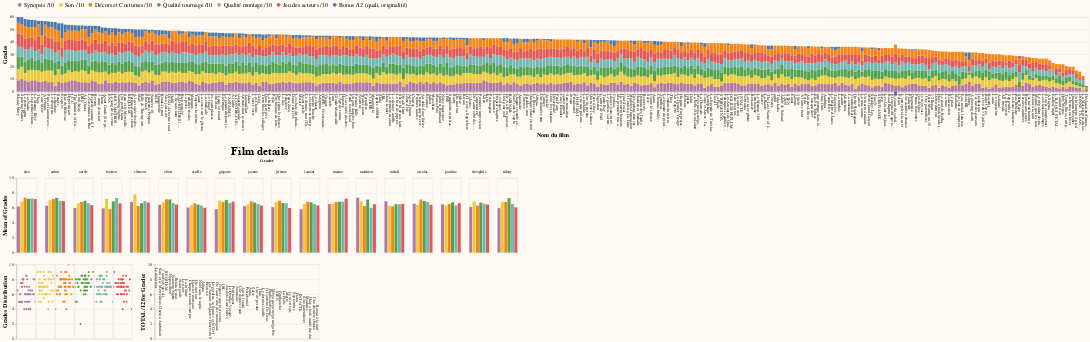

The cell this chart's notebook holds for it:
### Markdown cell above
## Complete Chart

### Code cell
complete_chart = bar_chart & film_details & (strip_plot | text_noteur)
complete_chart = complete_chart.configure(background='#fef9f2').configure_axis(labelFontSize=11,titleFontSize=16).configure_legend(labelFontSize=16,titleFontSize=20,labelLimit=500, orient='bottom').configure_title(fontSize=30, anchor='middle')
complete_chart

### Figure 1 — Vega-Lite specification as saved in the notebook (floating-point values rounded to 4 significant figures; data arrays with more than 128 entries replaced by an {"elided": "..."} marker saying what was removed)
{"config": {"view": {"continuousWidth": 400, "continuousHeight": 300}, "axis": {"labelFontSize": 11, "titleFontSize": 16}, "background": "#fef9f2", "legend": {"labelFontSize": 16, "labelLimit": 500, "orient": "bottom", "titleFontSize": 20}, "title": {"anchor": "middle", "fontSize": 30}}, "vconcat": [{"data": {"name": "data-d04789c23014fd6cce03e2a6cb552397"}, "mark": {"type": "bar", "size": 8}, "encoding": {"color": {"condition": {"type": "nominal", "field": "Field", "legend": {"orient": "top", "title": null, "values": ["Synopsis /10", "Son /10", "Décors et Costumes /10", "Qualité tournage /10", "Qualité montage /10", "Jeu des acteurs /10", "Bonus /12 (quali, originalité)"]}, "selection": {"or": ["selector001", "selector002"]}}, "value": "lightgrey"}, "tooltip": [{"type": "nominal", "field": "Nom du film"}, {"type": "nominal", "field": "Langue étrangère (oui/non)"}, {"type": "quantitative", "field": "Synopsis /10"}, {"type": "quantitative", "field": "Son /10"}, {"type": "quantitative", "field": "Décors et Costumes /10"}, {"type": "quantitative", "field": "Qualité tournage /10"}, {"type": "quantitative", "field": "Qualité montage /10"}, {"type": "quantitative", "field": "Jeu des acteurs /10"}, {"type": "quantitative", "field": "Bonus /12 (quali, originalité)"}, {"type": "quantitative", "field": "TOTAL /12"}], "x": {"type": "nominal", "axis": {"labelAngle": 90, "labelLimit": 100}, "field": "Nom du film", "sort": {"field": "Grades", "op": "average", "order": "descending"}}, "y": {"type": "quantitative", "field": "Grades", "scale": {"domain": [0, 60]}}}, "height": 200, "selection": {"selector001": {"type": "multi", "fields": ["Nom du film"]}, "selector002": {"type": "interval", "encodings": ["x"], "on": "[mousedown[event.altKey], mouseup] > mousemove", "mark": {"fill": "#fdbb84", "fillOpacity": 0.5, "stroke": "#e34a33"}}}, "transform": [{"fold": ["Synopsis /10", "Son /10", "Décors et Costumes /10", "Qualité tournage /10", "Qualité montage /10", "Jeu des acteurs /10", "Bonus /12 (quali, originalité)"], "as": ["Field", "Grades"]}, {"filter": {"selection": "Foreign language"}}, {"filter": "(datum['TOTAL /12'] > MinGrade['min_grade'])"}], "width": {"step": 9}}, {"data": {"name": "data-bdb8e62c07651217dd2901f95c2e530c"}, "mark": "bar", "encoding": {"color": {"type": "nominal", "field": "Field", "legend": {"orient": "top", "title": null, "values": ["Synopsis /10", "Son /10", "Décors et Costumes /10", "Qualité tournage /10", "Qualité montage /10", "Jeu des acteurs /10", "Bonus /12 (quali, originalité)"]}}, "column": {"type": "nominal", "field": "Nom du noteur", "title": "Grader"}, "x": {"type": "nominal", "axis": null, "field": "Field", "sort": ["Synopsis /10", "Son /10", "Décors et Costumes /10", "Qualité tournage /10", "Qualité montage /10", "Jeu des acteurs /10", "Bonus /12 (quali, originalité)"]}, "y": {"type": "quantitative", "aggregate": "mean", "field": "Grades", "scale": {"domain": [0, 10]}}}, "height": 200, "title": "Film details", "transform": [{"fold": ["Synopsis /10", "Son /10", "Décors et Costumes /10", "Qualité tournage /10", "Qualité montage /10", "Jeu des acteurs /10"], "as": ["Field", "Grades"]}, {"filter": {"selection": {"or": ["selector001", "selector002"]}}}, {"filter": {"selection": "Foreign language"}}, {"filter": "(datum['TOTAL /12'] > MinGrade['min_grade'])"}], "width": {"step": 9}}, {"hconcat": [{"mark": "circle", "encoding": {"color": {"condition": {"type": "nominal", "field": "Field", "legend": {"orient": "top", "title": null, "values": ["Synopsis /10", "Son /10", "Décors et Costumes /10", "Qualité tournage /10", "Qualité montage /10", "Jeu des acteurs /10", "Bonus /12 (quali, originalité)"]}, "selection": {"or": ["selector001", "selector002"]}}, "value": "grey"}, "column": {"type": "nominal", "field": "Field", "header": {"labels": false}, "sort": ["Synopsis /10", "Son /10", "Décors et Costumes /10", "Qualité tournage /10", "Qualité montage /10", "Jeu des acteurs /10", "Bonus /12 (quali, originalité)"], "spacing": 0, "title": null}, "opacity": {"condition": {"value": 1, "selection": {"or": ["selector001", "selector002"]}}, "value": 0.3}, "size": {"condition": {"value": 30, "selection": {"or": ["selector001", "selector002"]}}, "value": 5}, "tooltip": [{"type": "nominal", "field": "Nom du film"}, {"type": "nominal", "field": "Langue étrangère (oui/non)"}, {"type": "quantitative", "field": "Synopsis /10"}, {"type": "quantitative", "field": "Son /10"}, {"type": "quantitative", "field": "Décors et Costumes /10"}, {"type": "quantitative", "field": "Qualité tournage /10"}, {"type": "quantitative", "field": "Qualité montage /10"}, {"type": "quantitative", "field": "Jeu des acteurs /10"}, {"type": "quantitative", "field": "Bonus /12 (quali, originalité)"}, {"type": "quantitative", "field": "TOTAL /12"}], "x": {"type": "quantitative", "axis": null, "field": "jitter", "scale": {"clamp": true, "domain": [-2, 2]}, "title": null}, "y": {"type": "quantitative", "axis": {"title": "Grades Distribution"}, "field": "Grades", "scale": {"domain": [0, 10]}}}, "height": 200, "selection": {"selector003": {"type": "interval", "bind": "scales", "encodings": ["x", "y"]}, "selector001": {"type": "multi", "fields": ["Nom du film"]}}, "transform": [{"fold": ["Synopsis /10", "Son /10", "Décors et Costumes /10", "Qualité tournage /10", "Qualité montage /10", "Jeu des acteurs /10"], "as": ["Field", "Grades"]}, {"calculate": "sqrt(-2*log(random()))*cos(2*PI*random())", "as": "jitter"}, {"filter": {"selection": "Grader"}}, {"filter": {"selection": "Foreign language"}}, {"filter": "(datum['TOTAL /12'] > MinGrade['min_grade'])"}], "width": 50}, {"mark": {"type": "text", "align": "left", "angle": 90, "baseline": "middle", "clip": true, "orient": "vertical"}, "encoding": {"color": {"condition": {"value": "#111", "selection": {"or": ["selector001", "selector002"]}}, "value": "lightgrey"}, "text": {"type": "nominal", "field": "Nom du film"}, "tooltip": [{"type": "nominal", "field": "Nom du film"}, {"type": "nominal", "field": "Langue étrangère (oui/non)"}, {"type": "quantitative", "field": "Synopsis /10"}, {"type": "quantitative", "field": "Son /10"}, {"type": "quantitative", "field": "Décors et Costumes /10"}, {"type": "quantitative", "field": "Qualité tournage /10"}, {"type": "quantitative", "field": "Qualité montage /10"}, {"type": "quantitative", "field": "Jeu des acteurs /10"}, {"type": "quantitative", "field": "Bonus /12 (quali, originalité)"}, {"type": "quantitative", "field": "TOTAL /12"}, {"type": "nominal", "field": "Commentaire"}], "x": {"type": "nominal", "axis": null, "field": "Nom du film", "sort": {"field": "TOTAL /12", "op": "average", "order": "descending"}}, "y": {"type": "quantitative", "aggregate": "mean", "axis": {"title": "TOTAL /12 for Grader"}, "field": "TOTAL /12", "scale": {"domain": [0, 10]}}}, "height": 200, "selection": {"selector001": {"type": "multi", "fields": ["Nom du film"]}, "selector002": {"type": "interval", "encodings": ["x"], "on": "[mousedown[event.altKey], mouseup] > mousemove", "mark": {"fill": "#fdbb84", "fillOpacity": 0.5, "stroke": "#e34a33"}}, "Grader": {"type": "single", "fields": ["Nom du noteur"], "bind": {"input": "select", "options": ["arthur", "grégoire", "joanne", "eliott", "marine", "alex", "jérémie", "théophile", "tiffany", "pauline", "laurent", "estelle", "mehdi", "aurèle", "nicolas", "clément", "bastien", "matthieu"]}, "init": {"Nom du noteur": "arthur"}}, "Foreign language": {"type": "single", "fields": ["Langue étrangère (oui/non)"], "bind": {"input": "select", "options": [null, true, false]}}, "MinGrade": {"type": "single", "fields": ["min_grade"], "bind": {"input": "range", "max": 10, "min": 0, "name": "min. Grade:", "step": 0.5}, "init": {"min_grade": 0}}}, "transform": [{"filter": {"selection": "Grader"}}, {"filter": {"selection": "Foreign language"}}, {"filter": "(datum['TOTAL /12'] > MinGrade['min_grade'])"}], "width": {"step": 9}}], "data": {"name": "data-bdb8e62c07651217dd2901f95c2e530c"}}], "$schema": "https://vega.github.io/schema/vega-lite/v4.8.1.json", "datasets": {"data-d04789c23014fd6cce03e2a6cb552397": {"elided": "322 records"}, "data-bdb8e62c07651217dd2901f95c2e530c": {"elided": "592 records"}}}
